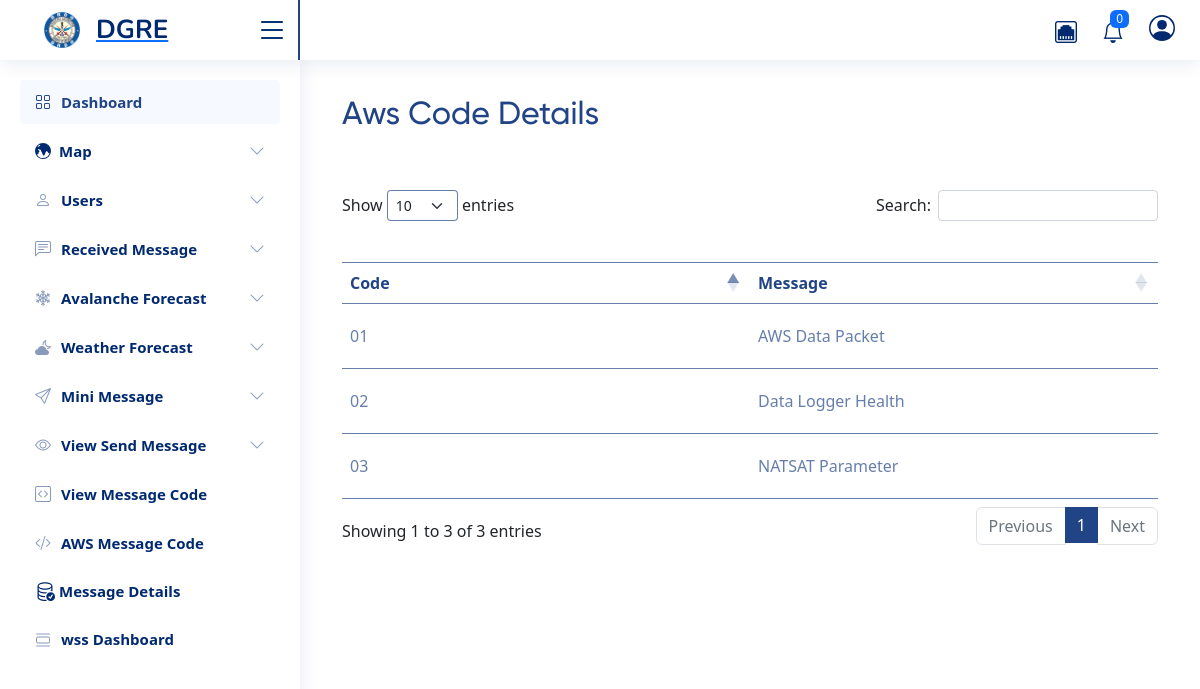
The page /message/show-aws-message-code-details/ (signed in) on the database its author committed.
### taskapp/models.py (models this page shows)
class aws_query(models.Model):
    code = models.CharField(max_length=5, unique=True)
    title = models.CharField(max_length=255)

### taskapp/views.py (the view)
# urls.py: path("show-aws-message-code-details/", views.aws_message_info),
@login_required(login_url="/login/")
def aws_message_info(request):
    messages = aws_query.objects.all()
    return render(request, "messages/view-aws-code.html", locals())

### templates/messages/view-aws-code.html (shortened to what this page needs)
{% extends "base.html" %}
{% block content %}
{% include "datatable.html" %}
<div class="col-md-9 col-lg-12 px-md-4 add-pointer-btn">
    <div class="d-flex justify-content-between flex-wrap flex-md-nowrap align-items-center pt-3 pb-2 mb-3 ">
      <h1 class="h2">Aws Code Details </h1>
 </div>
</div>
<div class="col-md-9 col-lg-12 px-md-4 mt-4 point-table">
    <table id="example" class="table table-striped table-content" style="width:100%">
        <thead>
            <tr>
                <th class="w-50">Code</th>
                <th>Message</th>
            </tr>
        </thead>
        <tbody>
        {% for i in messages %}
        <tr>
        <td>{{i.code}}</td>
        <td class="text-capitalize">{{i.title}}</td>
        </tr>
        {% endfor %}
        </tbody>
</table>
</div>
{% endblock %}

### static/assets/css/style.css (style rules this page uses)
:root { scroll-behavior: smooth; }
body { font-family: "Open Sans", sans-serif; background: #f6f9ff; color: #444444; }
h1, h2, h3, h4, h5, h6 { font-family: "Nunito", sans-serif; }

### static/css/style.css (style rules this page uses)
:root { --font1: 'Gilroy'; --font2: 'Poppins'; --blue: #214486; --darkblue: #34326f; --red: #c1292a; --liteblue: #008dd2; --liteblack: #2b2a29; }
h1,h2,h3,h4,h5 { font-family: var(--font1); }
body { font-family: var(--font2); background-color: transparent; }
.add-pointer-btn h1 { color: #214486; }
.point-table table.dataTable.table-striped>tbody>tr.odd>* { box-shadow: none; }
.table-content { padding-top: 35px; }
.table-content th { color: #214486; border-top: 1px solid #214486b0; padding: 22px 8px; }
.table-content tr { border-color: #214486b0; }
.table-content tr td { padding: 20px 8px; color: #214486b0; }
.table-striped>tbody>tr:nth-of-type(odd)>* { --bs-table-accent-bg: var(--bs-table-striped-bg); color: #214486b0 !important; }
table.dataTable.table-striped>tbody>tr.odd>* { box-shadow: none !important; }

### rows shown on the page
aws_query: code "01", title "AWS Data Packet"
aws_query: code "02", title "Data Logger Health"
aws_query: code "03", title "NATSAT Parameter"
